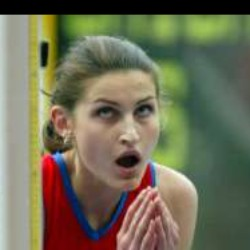
#> input picture test_images/0AA0A2.jpg, 250 x 250 px
$ python -i PassportControl.py   (imports and definitions only)
#> lines starting #> are read from the running program, lines starting #| are printed output that depends on the picture; after the words box and inside, x2 and y2 are one past the last pixel; in counts of white or black regions, pixels touching at a corner belong together
### task2/ImageDetection.py
import os.path

import cv2

from task1.ImageEnhancer import save_image


def detect_face(image_path, scaleFactor=1.3, minNeighbors=5, output_path=None, filename=None):
    # Загружаем предварительно обученный классификатор Haar Cascade
    face_cascade = cv2.CascadeClassifier(cv2.data.haarcascades + 'haarcascade_frontalface_default.xml')

    # Читаем изображение
    image = cv2.imread(image_path)

    # Конвертируем изображение в градации серого
    gray_image = cv2.cvtColor(image, cv2.COLOR_BGR2GRAY)

    # Обнаруживаем лица в изображении
    faces = face_cascade.detectMultiScale(gray_image, scaleFactor, minNeighbors)
    if len(faces) == 0:
        relative_image_path = os.path.relpath(image_path, start=os.path.curdir)
        print(f'No face detected for {relative_image_path}')
        return None
    else:
        # Создаем словарь для хранения результата
        result = {
            'image': None,
            'faces': None
        }

        for (x, y, w, h) in faces:
            center = (x + w // 2, y + h // 2)
            axes = (w // 2, h // 2)
            cv2.ellipse(image, center, axes, 0, 0, 360, color=(255, 0, 255), thickness=2)

        x, y, w, h = faces[0]
        if output_path and filename:
            print(f"Face detected at coordinates: ({x}, {y}, {w}, {h})")
            save_image(output_path, image, filename)
            print(f"Image saved to {output_path}")
        result['image_detected_face'] = image  # Добавляем изображение с эллипсом в словарь
        result['faces'] = faces
        return result

### task3/PassportControl.py
import cv2
import numpy as np

from Constants import Paths
from task2.ImageDetection import detect_face

# (R, G, B). Если каналы одинаковы, это означает, что каждый пиксель имеет одинаковую интенсивность для красного,
# зеленого и синего цветов, что характерно для черно-белых или серых изображений.
# В таких случаях функция возвращает False.
def is_photo_colored(image_path):
#> called with image_path = '../test_images/0AA0A2.jpg'
    image = cv2.imread(image_path)
#> image is the input picture: shape (250, 250, 3); mean B, G, R 86.6, 110.3, 112.7
    # Если изображение не было загружено, вернуть False
    if image is None:
        return False
    # Разделяем каналы изображения
    R, G, B = cv2.split(image)
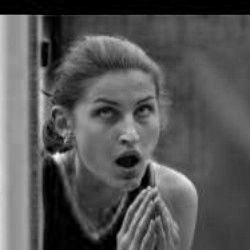
#> R: shape (250, 250); min 0, max 249, mean 86.6
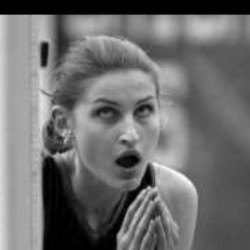
#> G: shape (250, 250); min 0, max 254, mean 110.3
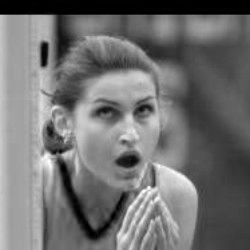
#> B: shape (250, 250); min 0, max 255, mean 112.7
    # Если все каналы одинаковы, изображение серое
    if np.array_equal(B, G) and np.array_equal(B, R):
        return False
    return True


def get_photo_orientation(image_path):
#> called with image_path = '../test_images/0AA0A2.jpg'
    image = cv2.imread(image_path)
    height, width = image.shape[:2]
#> height = 250; width = 250
    if width > height:
        return "Landscape"
    elif height > width:
        return "Portrait"
    else:
        return "Square"


def get_face_coordinates(image_path, scaleFactor, minNeighbors, output_path, filename):
    # [5 lines of commented-out code are left out]
    face_data = detect_face(image_path, scaleFactor, minNeighbors, output_path, filename)
    if face_data is not None:
        return face_data['faces']
    return None

#В области интереса производится поиск глаз с помощью метода eyes_cascade.detectMultiScale(roi_gray).
# Этот метод возвращает список прямоугольных областей, каждая из которых соответствует обнаруженному глазу.
def check_eyes_level(image_path, scaleFactor, minNeighbors, output_path, filename):
#> called with image_path = '../test_images/0AA0A2.jpg', scaleFactor = 1.1, minNeighbors = 5
    eyes_cascade = cv2.CascadeClassifier(cv2.data.haarcascades + 'haarcascade_eye.xml')
    image = cv2.imread(image_path)
    # преобразуется в градации серого, что упрощает последующий процесс обнаружения
    gray_image = cv2.cvtColor(image, cv2.COLOR_BGR2GRAY)
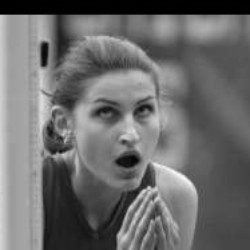
#> gray_image: shape (250, 250); min 0, max 251, mean 108.3
    faces = get_face_coordinates(image_path, scaleFactor, minNeighbors, output_path, filename)
#> in detect_face, `faces = face_cascade.detectMultiScale(gray_image, scaleFactor, minNeig..`: faces = [[65, 64, 122, 122]]
#> the loop in detect_face, `for (x, y, w, h) in faces:` made 1 pass
#> (x, y, w, h, center, axes) on pass 1: (65, 64, 122, 122, (126, 125), (61, 61))
#> after the loop in detect_face, `for (x, y, w, h) in faces:`:
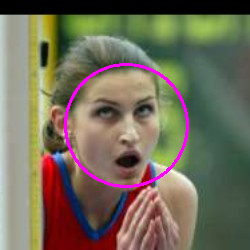
#> image: shape (250, 250, 3); 1.89% of pixels changed, all inside (x1, y1, x2, y2) = (64, 63, 189, 188)
#> in detect_face, `x, y, w, h = faces[0]`: x = 65; y = 64; w = 122
#> in get_face_coordinates, `face_data = detect_face(image_path, scaleFactor, minNeighbors, output_..`: face_data = 3 items
#> faces = [[65, 64, 122, 122]]
    if faces is not None:
        x, y, w, h = faces[0]
#> x = 65; y = 64; w = 122; h = 122
        roi_gray = gray_image[y:y + h, x:x + w]
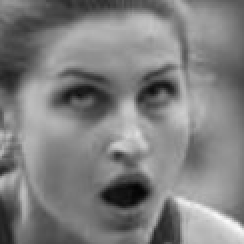
#> roi_gray: shape (122, 122) (shown 2 times larger); min 4, max 251, mean 127.4
        eyes = eyes_cascade.detectMultiScale(roi_gray)
#> eyes = [[65, 33, 26, 26], [26, 35, 29, 29], [9, 4, 81, 81]]
        if len(eyes) == 2:
            eye1 = eyes[0]
            eye2 = eyes[1]
            if abs(eye1[1] - eye2[1]) <= 5:
                return True
    return False


def is_single_face(image_path, scaleFactor, minNeighbors, output_path, filename):
    faces = get_face_coordinates(image_path, scaleFactor, minNeighbors, output_path, filename)
    if faces is not None:
        return len(faces) == 1
    return False


def check_head_proportion(image_path, scaleFactor, minNeighbors, output_path, filename):
    image = cv2.imread(image_path)
    height, width = image.shape[:2]
    faces = get_face_coordinates(image_path, scaleFactor, minNeighbors, output_path, filename)
    if faces is not None:
        if len(faces) > 0:
            x, y, w, h = faces[0]
            face_area = w * h
            image_area = width * height
            ratio = (face_area / image_area) * 100
            if 20 <= ratio <= 50:
                return True
    return False


def passport_photo_check(image_path, scaleFactor=1.1, minNeighbors=5, output_path=None, filename=None):
    if not is_photo_colored(image_path):
        return "Image is not colored"
    if get_photo_orientation(image_path) == "Landscape":
        return "Image is not in portrait orientation or square"
    if not check_eyes_level(image_path, scaleFactor, minNeighbors, output_path, filename):
        return "Eyes are not at the same level"
    if not is_single_face(image_path, scaleFactor, minNeighbors, output_path, filename):
        return "More than one person in the photo"
    if not check_head_proportion(image_path, scaleFactor, minNeighbors, output_path, filename):
        return "Head does not represent 20% to 50% of the area of the photo."
    return "Photo is suitable for a passport"

>>> result = passport_photo_check('../test_images/0AA0A2.jpg')

$ run again, on test_images/14A19C.jpg
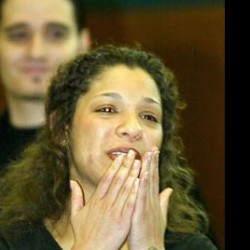
#> input picture test_images/14A19C.jpg, 250 x 250 px
#> in is_photo_colored, image is the input picture: shape (250, 250, 3); mean B, G, R 54, 88.8, 103.1
#> in detect_face, `faces = face_cascade.detectMultiScale(gray_image, scaleFactor, minNeig..`: faces = [[70, 69, 112, 112]]
#> the loop in detect_face, `for (x, y, w, h) in faces:` made 1 pass
#> (x, y, w, h, center, axes) on pass 1: (70, 69, 112, 112, (126, 125), (56, 56))
#> after the loop in detect_face, `for (x, y, w, h) in faces:`:
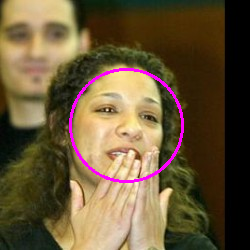
#> image: shape (250, 250, 3); 1.71% of pixels changed, all inside (x1, y1, x2, y2) = (69, 68, 184, 183)
#> in detect_face, `x, y, w, h = faces[0]`: x = 70; y = 69; w = 112
#> face_data = 3 items
#> in check_eyes_level, `faces = get_face_coordinates(image_path, scaleFactor, minNeighbors, ou..`: faces = [[70, 69, 112, 112]]
#> in check_eyes_level, `x, y, w, h = faces[0]`: x = 70; y = 69; w = 112
#> in check_eyes_level, `roi_gray = gray_image[y:y + h, x:x + w]`:
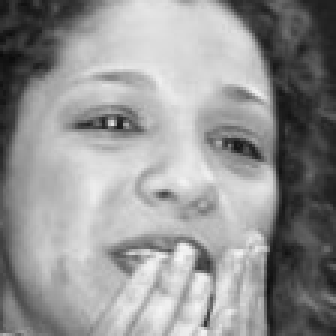
#> roi_gray: shape (112, 112) (shown 3 times larger); min 10, max 245, mean 147.6
#> eyes = [[23, 27, 28, 28], [65, 37, 24, 24]]
#> eye1 = [23, 27, 28, 28]
#> eye2 = [65, 37, 24, 24]

$ run again, on test_images/27DAC4.jpg
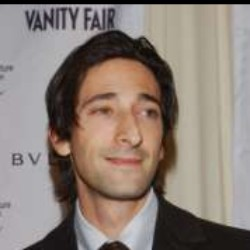
#> input picture test_images/27DAC4.jpg, 250 x 250 px
#> in is_photo_colored, image is the input picture: shape (250, 250, 3); mean B, G, R 119, 127.3, 140.1
#> in detect_face, `faces = face_cascade.detectMultiScale(gray_image, scaleFactor, minNeig..`: faces = [[68, 68, 114, 114]]
#> the loop in detect_face, `for (x, y, w, h) in faces:` made 1 pass
#> (x, y, w, h, center, axes) on pass 1: (68, 68, 114, 114, (125, 125), (57, 57))
#> after the loop in detect_face, `for (x, y, w, h) in faces:`:
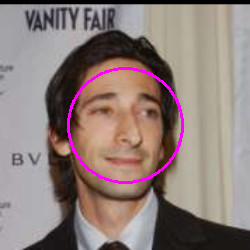
#> image: shape (250, 250, 3); 1.69% of pixels changed, all inside (x1, y1, x2, y2) = (67, 67, 184, 184)
#> in detect_face, `x, y, w, h = faces[0]`: x = 68; w = 114
#> face_data = 3 items
#> in check_eyes_level, `faces = get_face_coordinates(image_path, scaleFactor, minNeighbors, ou..`: faces = [[68, 68, 114, 114]]
#> in check_eyes_level, `x, y, w, h = faces[0]`: x = 68; w = 114
#> in check_eyes_level, `roi_gray = gray_image[y:y + h, x:x + w]`:
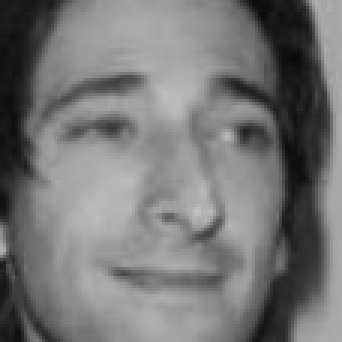
#> roi_gray: shape (114, 114) (shown 3 times larger); min 8, max 196, mean 118.1
#> eyes = [[66, 31, 28, 28], [20, 27, 31, 31]]
#> eye1 = [66, 31, 28, 28]
#> eye2 = [20, 27, 31, 31]
#> the loop in detect_face (call 2), `for (x, y, w, h) in faces:` made 1 pass
#> in is_single_face, `faces = get_face_coordinates(image_path, scaleFactor, minNeighbors, ou..`: faces = [[68, 68, 114, 114]]
#> in check_head_proportion, `x, y, w, h = faces[0]`: x = 68; w = 114
#> face_area = 12996
#> ratio = 20.79

$ run again, on test_images/2FC4FD.jpg
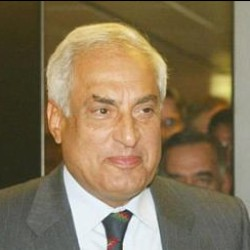
#> input picture test_images/2FC4FD.jpg, 250 x 250 px
#> in is_photo_colored, image is the input picture: shape (250, 250, 3); mean B, G, R 86.2, 115.2, 132.3
#> in detect_face, `faces = face_cascade.detectMultiScale(gray_image, scaleFactor, minNeig..`: faces = [[146, 146, 85, 85], [68, 69, 113, 113], [37, 8, 131, 131]]
#> the loop in detect_face, `for (x, y, w, h) in faces:` made 3 passes
#> (x, y, w, h, center, axes) on passes 1 to 3: (146, 146, 85, 85, (188, 188), (42, 42)), (68, 69, 113, 113, (124, 125), (56, 56)), (37, 8, 131, 131, (102, 73), (65, 65))
#> after the loop in detect_face, `for (x, y, w, h) in faces:`:
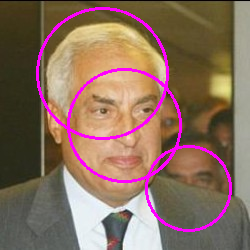
#> image: shape (250, 250, 3); 4.87% of pixels changed, all inside (x1, y1, x2, y2) = (36, 7, 232, 232)
#> in detect_face, `x, y, w, h = faces[0]`: x = 146; w = 85
#> face_data = 3 items
#> in check_eyes_level, `x, y, w, h = faces[0]`: x = 146; w = 85
#> in check_eyes_level, `roi_gray = gray_image[y:y + h, x:x + w]`:
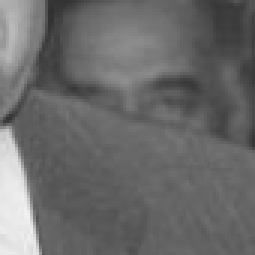
#> roi_gray: shape (85, 85) (shown 3 times larger); min 49, max 240, mean 106.2
#> eyes = ()
